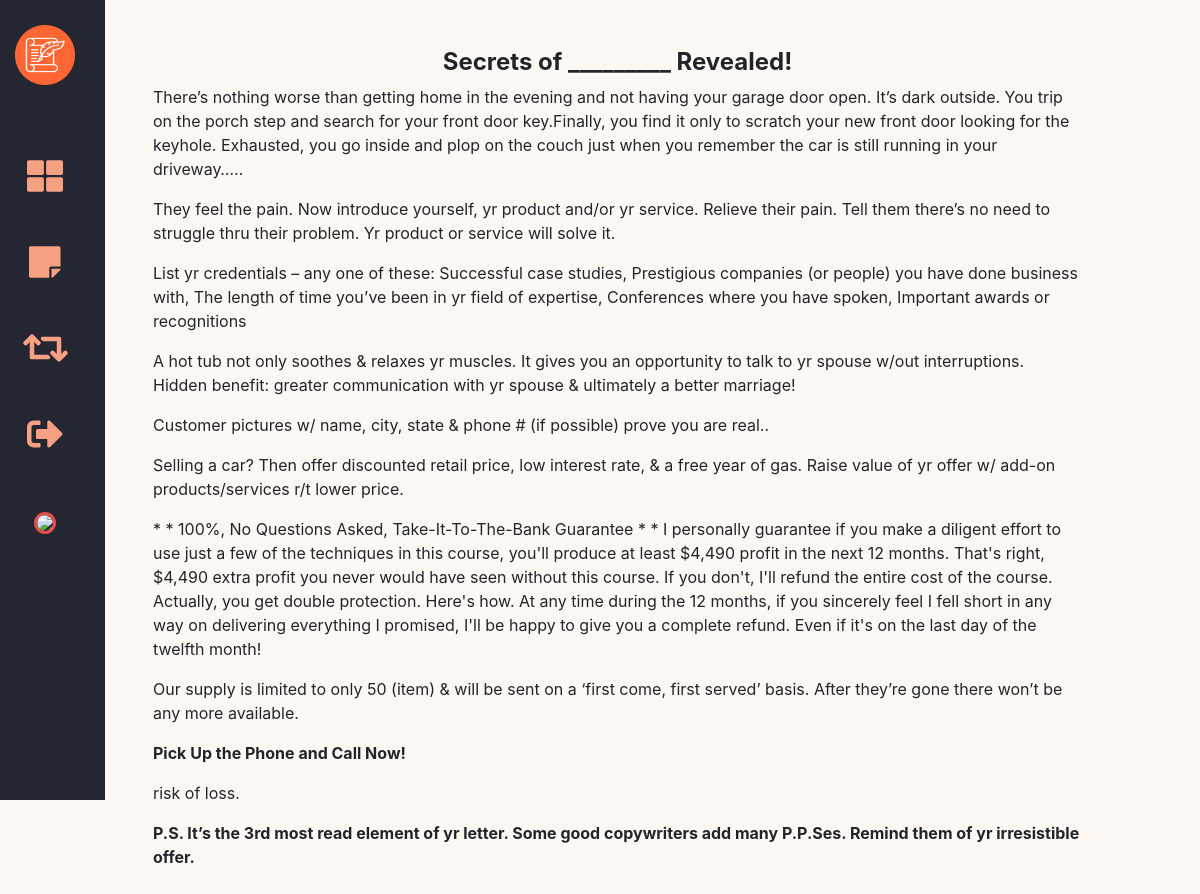
The app's page /preview/3 with its own data.
### instant_generator/models.py (models this page shows, shortened)
class InstantGenerator(models.Model):
    user = models.ForeignKey(get_user_model(), on_delete=models.CASCADE)
    Get_Attention = models.CharField(max_length=255)
    Identify_the_Problem_Your_Audience_Have = models.TextField()
    Provide_the_Solution = models.TextField()
    Present_your_Credentials = models.TextField()
    Show_the_Benefits = models.TextField()
    Give_Social_Proof = models.TextField()
    Make_Your_Offer = models.TextField()
    Give_a_Guarantee = models.TextField()
    Inject_Scarcity = models.TextField()
    Call_to_action = models.CharField(max_length=255)
    Give_a_Warning = models.TextField()
    Close_with_a_Reminder = models.TextField()
    created_on = models.DateTimeField(auto_now_add=True)
    last_modified = models.DateTimeField(auto_now=True)

### instant_generator/views.py (the view)
# urls.py: path('preview/<int:pk>', views.preview, name='preview'),
def preview(request, pk):
    generated = InstantGenerator.objects.get(pk=pk)
    context = {
        "generated": generated,
    }
    return render(request, 'instant_generator/preview.html', context)

### instant_generator/templates/instant_generator/preview.html (shortened to what this page needs)
{% extends "base.html" %}
{% load static %}
{% load crispy_forms_tags %}
{% load social_share %}
{% block content %}
<div class="row">
    <div class="col sticky-top side-nav d-none d-lg-block">
        <a href="/">
          <img src="{% static '/img/alt-logo.png' %}" alt="logo" class="img-responsive">
        </a>
        {% block icon-bar %} {% include 'icon-bar.html' %} {% endblock icon-bar %}
    </div>
    <div class="col-10 my-auto p-5">
        <h4 class="text-center"><strong>{{ generated.Get_Attention }}</strong></h4>
        <p>{{ generated.Identify_the_Problem_Your_Audience_Have}}.</p>
        <p>{{ generated.Provide_the_Solution}}</p>
        <p>{{ generated.Present_your_Credentials}}</p>
        <p>{{ generated.Show_the_Benefits}}</p>
        <p>{{ generated.Give_Social_Proof}}</p>
        <p>{{ generated.Make_Your_Offer}}</p>
        <p>{{ generated.Give_a_Guarantee}}</p>
        <p>{{ generated.Inject_Scarcity}}</p>
        <p><strong>{{ generated.Call_to_action}}</strong></p>
        <p>{{ generated.Give_a_Warning}}</p>
        <p><strong>{{ generated.Close_with_a_Reminder}}</strong></p>
        <div class="row pt-4">
        </div>
    </div>
</div>
{% endblock %}

### static/css/toolx.css (style rules this page uses)
body { background: #FEF8F5; }
a { color: #F37753; }
.side-nav { background-color: #242732; max-width: 120px; text-align: center; height: 100vh; padding-top: 25px; }

### records on screen
InstantGenerator: Get_Attention "Secrets of _________ Revealed!", Identify_the_Problem_Your_Audience_Have "There’s nothing worse than getting home in the evening and not having your garage door open. It’s dark outside. You trip on the porch step and search for your front door key.Finally, you find it only to scratch your new front door looking for the keyhole. Exhausted, you go inside and plop on the couch just when you remember the car is still running in your driveway….", Provide_the_Solution "They feel the pain. Now introduce yourself, yr product and/or yr service. Relieve their pain. Tell them there’s no need to struggle thru their problem. Yr product or service will solve it.", Present_your_Credentials "List yr credentials – any one of these: Successful case studies, Prestigious companies (or people) you have done business with, The length of time you’ve been in yr field of expertise, Conferences where you have spoken, Important awards or recognitions", Show_the_Benefits "A hot tub not only soothes & relaxes yr muscles. It gives you an opportunity to talk to yr spouse w/out interruptions. Hidden benefit: greater communication with yr spouse & ultimately a better marriage!", Give_Social_Proof "Customer pictures w/ name, city, state & phone # (if possible) prove you are real..", Make_Your_Offer "Selling a car? Then offer discounted retail price, low interest rate, & a free year of gas. Raise value of yr offer w/ add-on products/services r/t lower price.", Give_a_Guarantee "* * 100%, No Questions Asked, Take-It-To-The-Bank Guarantee * * I personally guarantee if you make a diligent effort to use just a few of the techniques in this course, you'll produce at least $4,490 profit in the next 12 months. That's right, $4,490 extra profit you never would have seen without this course. If you don't, I'll refund the entire cost of the course. Actually, you get double protection. Here's how. At any time during the 12 months, if you sincerely feel I fell short in any way on delivering everything I promised, I'll be happy to give you a complete refund. Even if it's on the last day of the twelfth month!", Inject_Scarcity "Our supply is limited to only 50 (item) & will be sent on a ‘first come, first served’ basis. After they’re gone there won’t be any more available.", Call_to_action "Pick Up the Phone and Call Now!", Give_a_Warning "risk of loss.", Close_with_a_Reminder "P.S. It’s the 3rd most read element of yr letter. Some good copywriters add many P.P.Ses. Remind them of yr irresistible offer."
